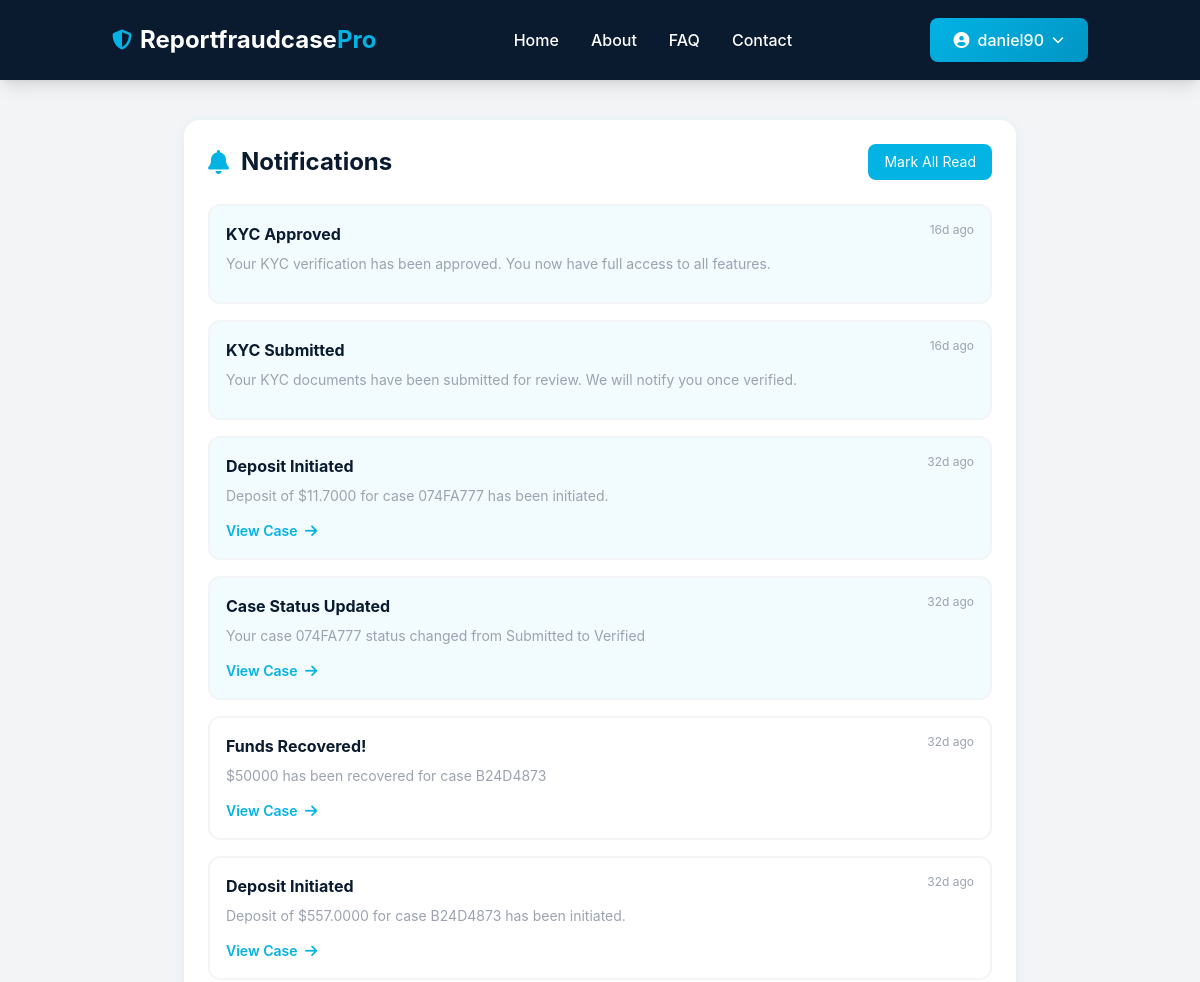
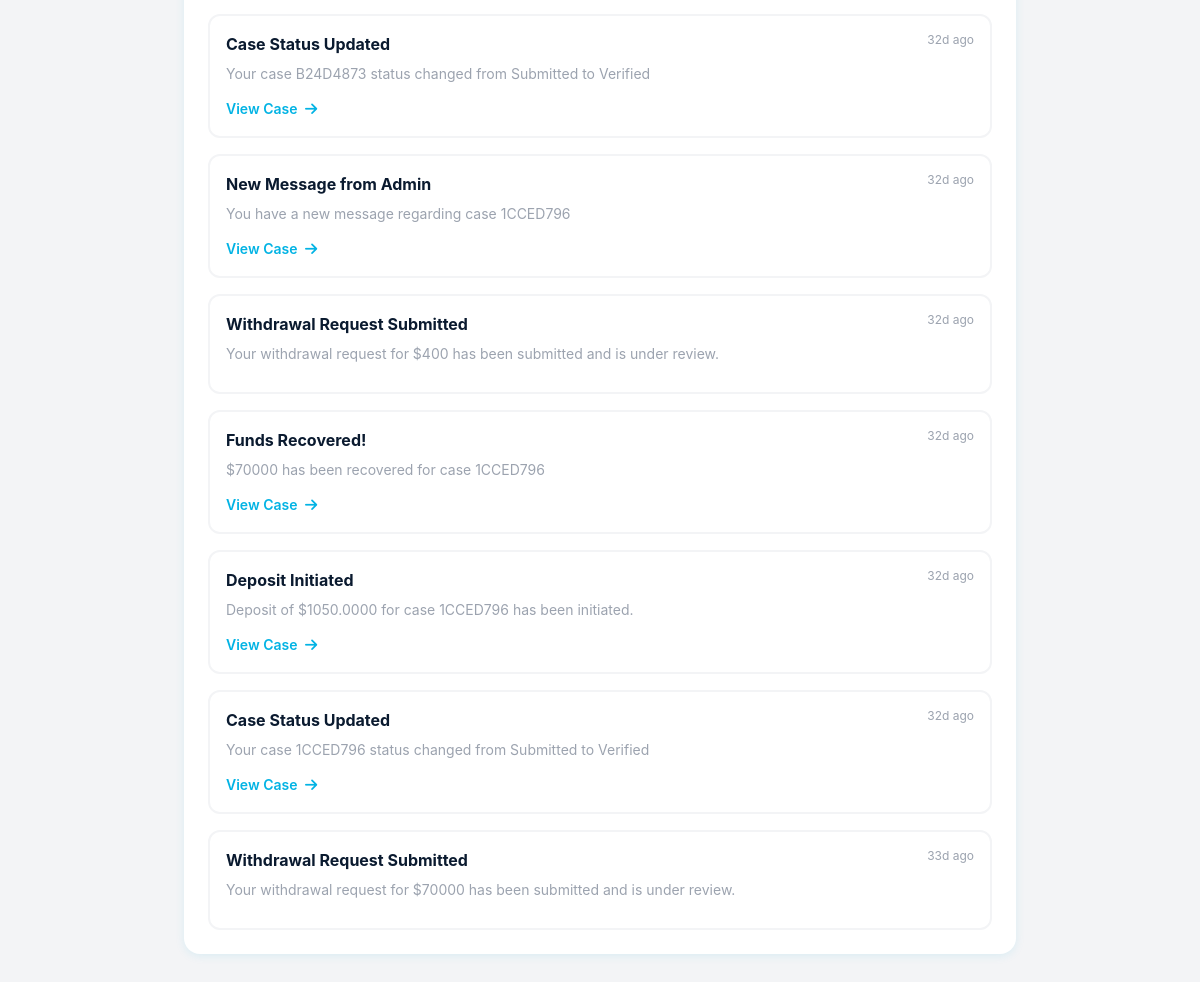
/notifications/ (signed in), run on the app's committed database (2 pictures, top to bottom).
### core/models.py (models this page shows, shortened)
class SiteSettings(models.Model):
    site_name = models.CharField(max_length=200, default='RecoveryPro')
    tagline = models.TextField(blank=True, null=True)
    contact_email = models.EmailField(default='support@recoverypro.com')
    contact_phone = models.CharField(max_length=20, default='+1 (555) 123-4567')
    support_email = models.EmailField(default='support@recoverypro.com')
    sales_email = models.EmailField(default='sales@recoverypro.com')
    company_name = models.CharField(max_length=200, default='RecoveryPro Inc.')
    address_line1 = models.CharField(max_length=200, default='123 Main Street')
    address_line2 = models.CharField(max_length=200, blank=True, null=True)
    city = models.CharField(max_length=100, default='New York')
    state = models.CharField(max_length=100, default='NY')
    zip_code = models.CharField(max_length=20, default='10001')
    country = models.CharField(max_length=100, default='United States')
    facebook_url = models.URLField(blank=True, null=True)
    twitter_url = models.URLField(blank=True, null=True)
    linkedin_url = models.URLField(blank=True, null=True)
    instagram_url = models.URLField(blank=True, null=True)
    logo = models.ImageField(upload_to='site/logo/', blank=True, null=True)
    favicon = models.ImageField(upload_to='site/favicon/', blank=True, null=True)
    site_icon = models.ImageField(upload_to='site/icon/', blank=True, null=True)
    primary_color = models.CharField(max_length=7, default='#1e40af', help_text='Primary brand color in hex (#RRGGBB)')
    secondary_color = models.CharField(max_length=7, default='#0ea5e9', help_text='Secondary brand color in hex')
    accent_color = models.CharField(max_length=7, default='#10b981', help_text='Accent color for buttons, links')
    business_hours = models.CharField(max_length=200, default='Monday - Friday: 9am - 6pm EST')
    timezone = models.CharField(max_length=50, default='America/New_York')
    default_currency = models.CharField(max_length=3, choices=User.CURRENCY_CHOICES, default='USD')
    min_deposit_amount = models.DecimalField(max_digits=10, decimal_places=2, default=10.00)
    min_withdrawal_amount = models.DecimalField(max_digits=10, decimal_places=2, default=10.00)
    meta_title = models.CharField(max_length=200, blank=True, null=True)
    meta_description = models.TextField(blank=True, null=True)
    meta_keywords = models.TextField(blank=True, null=True)
    email_signature = models.TextField(blank=True, null=True)
    footer_text = models.TextField(default='© 2024 RecoveryPro. All rights reserved.')
    terms_url = models.URLField(blank=True, null=True)
    privacy_url = models.URLField(blank=True, null=True)
    disclaimer = models.TextField(blank=True, null=True)
    created_at = models.DateTimeField(auto_now_add=True)
    updated_at = models.DateTimeField(auto_now=True)
    class Meta:
        verbose_name = 'Site Settings'
        verbose_name_plural = 'Site Settings'
    @classmethod
    def load(cls):
        obj, created = cls.objects.get_or_create(pk=1)
        return obj
    def get_full_address(self):
        address_parts = [self.address_line1]
        if self.address_line2:
            address_parts.append(self.address_line2)
        address_parts.extend([
            f"{self.city}, {self.state} {self.zip_code}",
            self.country
        ])
        return ', '.join(address_parts)

class User(AbstractUser):
    USER_TYPE_CHOICES = (
        ('user', 'User'),
        ('agent', 'Recovery Agent'),
        ('admin', 'Administrator'),
    )
    CURRENCY_CHOICES = (
        ('USD', 'US Dollar ($)'),
        ('EUR', 'Euro (€)'),
        ('GBP', 'British Pound (£)'),
        ('JPY', 'Japanese Yen (¥)'),
        ('CAD', 'Canadian Dollar (C$)'),
        ('AUD', 'Australian Dollar (A$)'),
        ('CHF', 'Swiss Franc (CHF)'),
        ('CNY', 'Chinese Yuan (¥)'),
        ('INR', 'Indian Rupee (₹)'),
        ('SGD', 'Singapore Dollar (S$)'),
        ('HKD', 'Hong Kong Dollar (HK$)'),
        ('NZD', 'New Zealand Dollar (NZ$)'),
        ('KRW', 'South Korean Won (₩)'),
        ('MXN', 'Mexican Peso ($)'),
        ('BRL', 'Brazilian Real (R$)'),
        ('RUB', 'Russian Ruble (₽)'),
        ('ZAR', 'South African Rand (R)'),
        ('TRY', 'Turkish Lira (₺)'),
        ('SEK', 'Swedish Krona (kr)'),
        ('NOK', 'Norwegian Krone (kr)'),
        ('DKK', 'Danish Krone (kr)'),
        ('PLN', 'Polish Złoty (zł)'),
        ('THB', 'Thai Baht (฿)'),
        ('IDR', 'Indonesian Rupiah (Rp)'),
        ('MYR', 'Malaysian Ringgit (RM)'),
        ('PHP', 'Philippine Peso (₱)'),
        ('VND', 'Vietnamese Đồng (₫)'),
        ('NGN', 'Nigerian Naira (₦)'),
        ('EGP', 'Egyptian Pound (E£)'),
        ('SAR', 'Saudi Riyal (﷼)'),
        ('AED', 'UAE Dirham (د.إ)'),
        ('QAR', 'Qatari Riyal (﷼)'),
        ('KWD', 'Kuwaiti Dinar (د.ك)'),
        ('BHD', 'Bahraini Dinar (.د.ب)'),
    )
    user_type = models.CharField(max_length=10, choices=USER_TYPE_CHOICES, default='user')
    phone = models.CharField(max_length=20, blank=True, null=True)
    is_phone_verified = models.BooleanField(default=False)
    is_kyc_verified = models.BooleanField(default=False)
    two_factor_enabled = models.BooleanField(default=False)
    preferred_currency = models.CharField(max_length=3, choices=CURRENCY_CHOICES, default='USD')
    created_at = models.DateTimeField(auto_now_add=True)
    updated_at = models.DateTimeField(auto_now=True)
    password_reset_token = models.CharField(max_length=100, blank=True, null=True)
    password_reset_token_created = models.DateTimeField(blank=True, null=True)
    def get_currency_symbol(self):
        symbols = {
            'USD': '$',
            'EUR': '€',
            'GBP': '£',
            'JPY': '¥',
            'CAD': 'C$',
            'AUD': 'A$',
            'CHF': 'CHF',
            'CNY': '¥',
            'INR': '₹',
            'SGD': 'S$',
            'HKD': 'HK$',
            'NZD': 'NZ$',
            'KRW': '₩',
            'MXN': '$',
            'BRL': 'R$',
            'RUB': '₽',
            'ZAR': 'R',
            'TRY': '₺',
            'SEK': 'kr',
            'NOK': 'kr',
            'DKK': 'kr',
            'PLN': 'zł',
            'THB': '฿',
            'IDR': 'Rp',
            'MYR': 'RM',
            'PHP': '₱',
            'VND': '₫',
            'NGN': '₦',
            'EGP': 'E£',
            'SAR': '﷼',
            'AED': 'د.إ',
            'QAR': '﷼',
            'KWD': 'د.ك',
            'BHD': '.د.ب',
        }
        return symbols.get(self.preferred_currency, '$')

class Notification(models.Model):
    NOTIFICATION_TYPES = (
        ('case_update', 'Case Update'),
        ('payment', 'Payment'),
        ('withdrawal', 'Withdrawal'),
        ('system', 'System'),
        ('message', 'Message'),
    )
    user = models.ForeignKey(User, on_delete=models.CASCADE, related_name='notifications')
    notification_type = models.CharField(max_length=20, choices=NOTIFICATION_TYPES)
    title = models.CharField(max_length=200)
    message = models.TextField()
    is_read = models.BooleanField(default=False)
    related_case = models.ForeignKey(ScamCase, on_delete=models.CASCADE, null=True, blank=True)
    created_at = models.DateTimeField(auto_now_add=True)
    class Meta:
        ordering = ['-created_at']

### core/views.py (the view)
# urls.py: path('notifications/', views.notifications_list, name='notifications_list'),
@login_required
def notifications_list(request):
    notifications = Notification.objects.filter(user=request.user).order_by('-created_at')
    from django.core.paginator import Paginator
    paginator = Paginator(notifications, 20)
    page_number = request.GET.get('page')
    page_obj = paginator.get_page(page_number)
    context = {
        'notifications': page_obj,
        'unread_count': notifications.filter(is_read=False).count(),
    }
    return render(request, 'dashboard/notifications.html', context)

### core/context_processors.py (called while the page is built)
def user_wallet(request):
    if request.user.is_authenticated:
        try:
            wallet = UserWallet.objects.get(user=request.user)
            return {'user_wallet': wallet}
        except UserWallet.DoesNotExist:
            wallet = UserWallet.objects.create(user=request.user)
            return {'user_wallet': wallet}
    return {'user_wallet': None}

def user_currency(request):
    if request.user.is_authenticated:
        return {
            'user_currency': request.user.preferred_currency,
            'currency_symbol': request.user.get_currency_symbol(),
        }
    return {
        'user_currency': 'USD',
        'currency_symbol': '$',
    }

def social_links(request):
    try:
        settings = SiteSettings.load()
        return {
            'facebook_url': settings.facebook_url,
            'twitter_url': settings.twitter_url,
            'linkedin_url': settings.linkedin_url,
            'instagram_url': settings.instagram_url,
        }
    except:
        return {
            'facebook_url': None,
            'twitter_url': None,
            'linkedin_url': None,
            'instagram_url': None,
        }

### core/templatetags/custom_filters.py (called while the page is built)
@register.filter
def timesince_simple(value):
    if not value:
        return ""
    now = timezone.now()
    diff = now - value
    if diff.days > 0:
        return f"{diff.days}d ago"
    elif diff.seconds >= 3600:
        hours = diff.seconds // 3600
        return f"{hours}h ago"
    elif diff.seconds >= 60:
        minutes = diff.seconds // 60
        return f"{minutes}m ago"
    else:
        return "Just now"

### templates/dashboard/notifications.html (shortened to what this page needs)
{% extends 'base.html' %}
{% load custom_filters %}
{% block content %}
<section class="py-10 bg-neutralGray min-h-screen">
    <div class="max-w-4xl mx-auto px-4 sm:px-6 lg:px-8">
        <div class="bg-white rounded-2xl shadow-card p-6">
            <div class="flex items-center justify-between mb-6">
                <h1 class="text-2xl font-bold text-midnight flex items-center">
                    <i class="fas fa-bell text-cyan mr-3"></i>Notifications
                </h1>
                {% if notifications %}
                <button onclick="markAllRead()" class="px-4 py-2 bg-cyan text-white rounded-lg hover:bg-cyanDark transition text-sm">
                    Mark All Read
                </button>
                {% endif %}
            </div>
            {% if notifications %}
            <div class="space-y-4">
                {% for notif in notifications %}
                <div class="p-4 border-2 border-gray-100 rounded-xl hover:border-cyan transition {% if not notif.is_read %}bg-cyan bg-opacity-5{% endif %}">
                    <div class="flex items-start justify-between mb-2">
                        <h3 class="font-bold text-midnight">{{ notif.title }}</h3>
                        <span class="text-xs text-coolGray">{{ notif.created_at|timesince_simple }}</span>
                    </div>
                    <p class="text-coolGray text-sm mb-3">{{ notif.message }}</p>
                    {% if notif.related_case %}
                    <a href="{% url 'case_detail' notif.related_case.case_id %}" class="text-cyan text-sm font-semibold hover:text-cyanDark transition">
                        View Case <i class="fas fa-arrow-right ml-1"></i>
                    </a>
                    {% endif %}
                </div>
                {% endfor %}
            </div>
            {% else %}
            <div class="text-center py-12">
                <i class="fas fa-bell-slash text-5xl text-coolGray mb-4"></i>
                <p class="text-coolGray text-lg">No notifications yet</p>
            </div>
            {% endif %}
        </div>
    </div>
</section>
{% endblock %}

### templates/base.html (shortened to what this page needs)
{% load static %}
<!DOCTYPE html>
<html lang="en">
<head>
    <script src="https://cdn.tailwindcss.com"></script>
    <link rel="stylesheet" href="https://cdnjs.cloudflare.com/ajax/libs/font-awesome/6.4.0/css/all.min.css">
</head>
<body class="bg-neutralGray text-darkGray">
    <nav class="bg-midnight shadow-lg sticky top-0 z-50">
        <div class="container-responsive">
            <div class="flex justify-between items-center h-16 md:h-20">
                <div class="flex items-center">
                    <a href="{% url 'home' %}" class="flex items-center text-xl md:text-2xl font-bold text-white hover:text-cyan transition">
                        {% if site_settings.logo %}
                            <img src="{{ site_settings.logo.url }}" alt="{{ site_name }}" class="h-8 md:h-10 mr-2">
                        {% else %}
                            <i class="fas fa-shield-alt mr-2 text-cyan text-lg md:text-xl"></i>
                            <span>{{ site_name|default:"Recovery" }}<span class="text-cyan">Pro</span></span>
                        {% endif %}
                    </a>
                </div>
                <div class="hidden md:flex items-center space-x-4 lg:space-x-8">
                    <a href="{% url 'home' %}" class="nav-link text-white hover:text-cyan transition font-medium text-sm lg:text-base">Home</a>
                    <a href="{% url 'about' %}" class="nav-link text-white hover:text-cyan transition font-medium text-sm lg:text-base">About</a>
                    <a href="{% url 'faq' %}" class="nav-link text-white hover:text-cyan transition font-medium text-sm lg:text-base">FAQ</a>
                    <a href="{% url 'contact' %}" class="nav-link text-white hover:text-cyan transition font-medium text-sm lg:text-base">Contact</a>
                </div>
                <div class="flex items-center space-x-2 md:space-x-4">
                    {% if user.is_authenticated %}
                        <div class="hidden md:block relative dropdown">
                            <button class="flex items-center space-x-2 px-4 lg:px-6 py-2 lg:py-2.5 rounded-lg btn-primary text-white font-medium text-sm lg:text-base">
                                <i class="fas fa-user-circle"></i>
                                <span class="hidden lg:inline">{{ user.username|truncatechars:15 }}</span>
                                <i class="fas fa-chevron-down text-xs"></i>
                            </button>
                        </div>
                    {% endif %}
                </div>
            </div>
        </div>
    </nav>
    <main class="min-h-screen">
        {% block content %}{% endblock %}
    </main>
</body>
</html>

### templates/base.html (style rules this page uses)
* { box-sizing: border-box; }
html, body { font-family: 'Inter', 'Segoe UI', Tahoma, Geneva, Verdana, sans-serif; overflow-x: hidden; max-width: 100vw; margin: 0; padding: 0; }
.shadow-card { box-shadow: 0 2px 10px rgba(2, 179, 228, 0.1); transition: all 0.3s ease; }
.nav-link { position: relative; transition: color 0.3s ease; }
.nav-link::after { content: ''; position: absolute; bottom: -5px; left: 0; width: 0; height: 2px; background: #02B3E4; transition: width 0.3s ease; }
.btn-primary { background: linear-gradient(135deg, #02B3E4 0%, #0195C4 100%); transition: all 0.3s ease; }
.container-responsive { width: 100%; max-width: 100%; margin-left: auto; margin-right: auto; padding-left: 1rem; padding-right: 1rem; }
@media (min-width: 640px) { .container-responsive { max-width: 640px; padding-left: 1.5rem; padding-right: 1.5rem; } }
@media (min-width: 768px) { .container-responsive { max-width: 768px; } }
@media (min-width: 1024px) { .container-responsive { max-width: 1024px; } }

### data on the page
SiteSettings: site_name "Reportfraudcase"
User: username "daniel90"
Notification: title "KYC Approved", created_at "16d ago", message "Your KYC verification has been approved. You now have full access to all features."
Notification: title "KYC Submitted", created_at "16d ago", message "Your KYC documents have been submitted for review. We will notify you once verified."
Notification: title "Deposit Initiated", created_at "32d ago", message "Deposit of $11.7000 for case 074FA777 has been initiated.", shows "View Case"
Notification: title "Case Status Updated", created_at "32d ago", message "Your case 074FA777 status changed from Submitted to Verified", shows "View Case"
Notification: title "Funds Recovered!", created_at "32d ago", message "$50000 has been recovered for case B24D4873", shows "View Case"
Notification: title "Deposit Initiated", created_at "32d ago", message "Deposit of $557.0000 for case B24D4873 has been initiated.", shows "View Case"
Notification: title "Case Status Updated", created_at "32d ago", message "Your case B24D4873 status changed from Submitted to Verified", shows "View Case"
Notification: title "New Message from Admin", created_at "32d ago", message "You have a new message regarding case 1CCED796", shows "View Case"
Notification: title "Withdrawal Request Submitted", created_at "32d ago", message "Your withdrawal request for $400 has been submitted and is under review."
Notification: title "Funds Recovered!", created_at "32d ago", message "$70000 has been recovered for case 1CCED796", shows "View Case"
Notification: title "Deposit Initiated", created_at "32d ago", message "Deposit of $1050.0000 for case 1CCED796 has been initiated.", shows "View Case"
Notification: title "Case Status Updated", created_at "32d ago", message "Your case 1CCED796 status changed from Submitted to Verified", shows "View Case"
Notification: title "Withdrawal Request Submitted", created_at "33d ago", message "Your withdrawal request for $70000 has been submitted and is under review."
